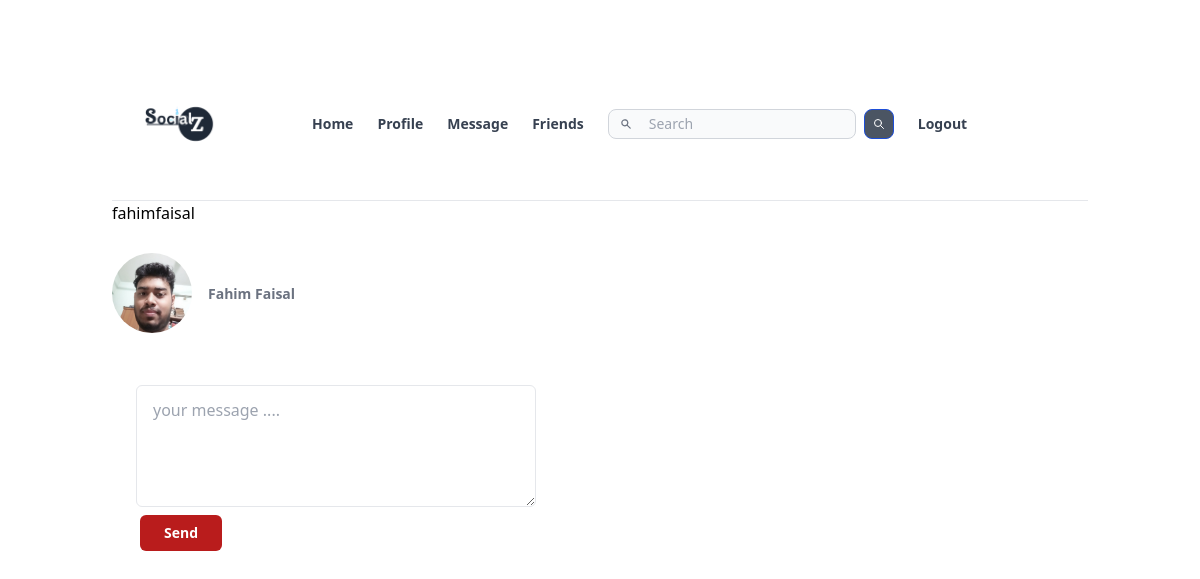
The page /new_conversion.php?username=fahimfaisal (signed in) on the database its author committed.
### tables this page shows
CREATE TABLE `user_info` (
  `username` varchar(15) NOT NULL,
  `first_name` varchar(150) NOT NULL,
  `last_name` varchar(150) NOT NULL,
  `gender` varchar(15) NOT NULL,
  `email` varchar(200) NOT NULL,
  `phone_no` int(15) NOT NULL,
  `date_of_birth` date NOT NULL,
  `address` varchar(200) NOT NULL,
  `password` varchar(200) NOT NULL,
  `profile_pic` varchar(255) NOT NULL
);

### new_conversion.php (the view, shortened to what this page needs)
<?php require_once "header.php"; ?>
<?php require_once "db.php"; ?>
  <?php
   $id  = $_GET["username"];
   echo $id;
   $sql = "SELECT first_name, last_name,profile_pic,email, address,date_of_birth,phone_no FROM `user_info` WHERE username =  '$id ' ";
   $sql_q = mysqli_query($conn,$sql);
   $sql_res = mysqli_fetch_array($sql_q);
   echo'
<div class=" flex flex-row justify-content items-center my-7 ">
<img class=" rounded-full" src="'.$sql_res["profile_pic"].'"   width=80 height=80/>
<div class=" w-1/4 mx-4 ">
 <a class="text-sm text-gray-500 font-semibold  " href=" /profile.php?id='.$id.'">'.$sql_res["first_name"].'  '.$sql_res["last_name"].'</a>
 </div>
 </div>
<div class="max-w-md p-6"><form  action="new_conversion.php?username='.$id.'" method="POST" enctype="multipart/form-data">
<textarea name="msg_desc" type="text" id="msg_desc" rows="4" class="block  border border-b px-4 py-3 rounded-md mb-2  w-full" placeholder="your message .... "></textarea>
<button type="submit" class="ml-1 block px-6 py-2 rounded-md bg-red-700 text-white text-sm font-semibold w-md">Send</button>
</form></div>
';
?>
<?php require_once "footer.php"; ?>
</html>

### rows shown on the page
user_info: profile_pic (picture), first_name "Fahim", last_name "Faisal"

### other values the page prints
$id "fahimfaisal"
